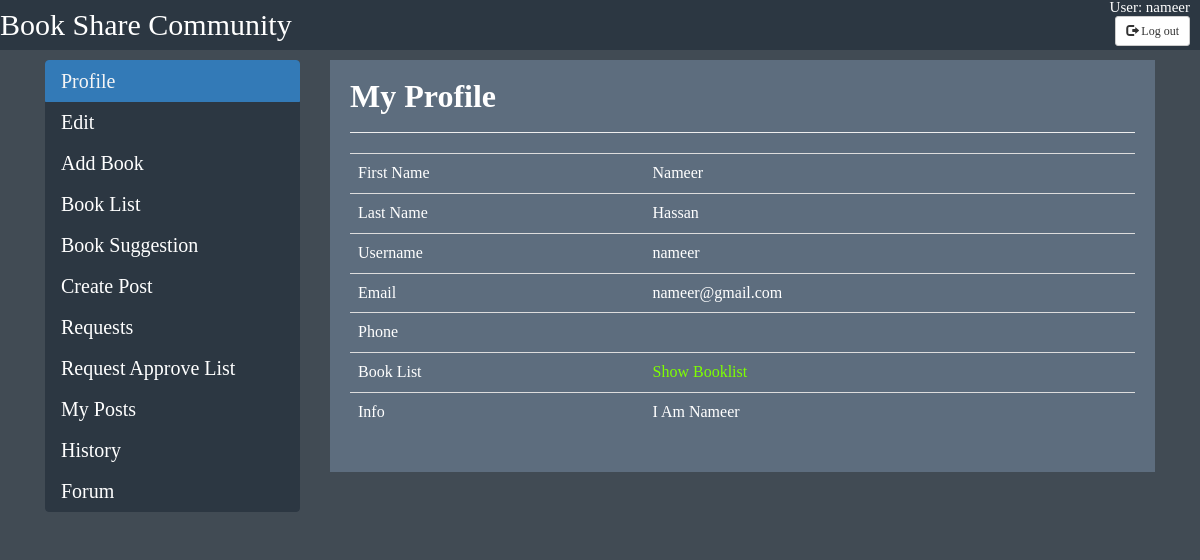
Screenshot of /client/profile/profile.php (signed in) with the database file from the repository.
### tables this page shows
CREATE TABLE `users` (
  `id` int(25) NOT NULL,
  `first_name` varchar(50) NOT NULL,
  `last_name` varchar(50) NOT NULL,
  `gender` int(1) NOT NULL,
  `username` varchar(100) NOT NULL,
  `password` varchar(20) NOT NULL,
  `email` varchar(100) NOT NULL,
  `phone` char(11) NOT NULL,
  `public_info` text NOT NULL,
  `user_level` int(1) NOT NULL DEFAULT '1',
  `rating` varchar(25) NOT NULL
);

### client/profile/profile.php (the view, shortened to what this page needs)
<?php
$id=$_SESSION['id'];
$connect = mysqli_connect( "localhost", "root", "", "book_share_community" );
$query ="Select * from users where id=$id";
$result = mysqli_query( $connect, $query );
if ( mysqli_num_rows( $result ) > 0 ) {
		while ( $row = mysqli_fetch_array( $result ) ) {
			$first_name = $row[ 'first_name' ];
			$last_name = $row[ 'last_name' ];
			$email = $row[ 'email' ];
			$phone = $row[ 'phone' ];
			$public_info = $row[ 'public_info' ];
			$username = $row[ 'username' ];
		}
}
else {
		echo "ERROR";
	}
?>
<!doctype html>
<html>
<head>
	<link href="//maxcdn.bootstrapcdn.com/bootstrap/4.1.1/css/bootstrap.min.css" rel="stylesheet" id="bootstrap-css">
	<link rel="stylesheet" href="https://maxcdn.bootstrapcdn.com/bootstrap/3.3.7/css/bootstrap.min.css">
	<link rel="stylesheet" href="../../css/user.css">
</head>
<body>
	<div class="header">
		<div class="logo">
			<ul>
				<li id="logo">Book Share Community </li>
				<li id="user">User:
					<?php echo $_SESSION['u_id'];?>
				</li><br>
				<form action="<?php $_PHP_SELF; ?>" method="post">
				<li id="button" ><button name="logout" type="submit" class="btn btn-default btn-sm">
          <span class="glyphicon glyphicon-log-out"></span> Log out
        </button>
				</li>
				</form>
			</ul>
		</div>
	</div>
	<div class="container">
		<div class="row">
			<div class="col-md-3 ">
				<div class="list-group">
					<a href="#" class="list-group-item list-group-item-action active">Profile</a>
					<a href="../profile/profile_edit.php" class="list-group-item list-group-item-action">Edit</a>
					<a href="../book/client_book_add.php" class="list-group-item list-group-item-action">Add Book</a>
					<a href="../book/client_book_list.php" class="list-group-item list-group-item-action">Book List</a>
					<a href="../book/book_suggestion.php" class="list-group-item list-group-item-action">Book Suggestion</a>
					<a href="../others/create_post.php" class="list-group-item list-group-item-action">Create Post</a>
					<a href="../requests/requests.php" class="list-group-item list-group-item-action ">Requests</a>
					<a href="../requests/approve_list.php" class="list-group-item list-group-item-action">Request Approve List</a>
					<a href="../others/my_posts.php" class="list-group-item list-group-item-action">My Posts</a>
					<a href="../requests/history - Copy.php" class="list-group-item list-group-item-action">History</a>
					<a href="../others/forum.php" class="list-group-item list-group-item-action">Forum</a>
				</div>
			</div>
			<div class="col-md-9">
				<div class="card">
					<div class="card-body">
						<div class="row">
							<div class="col-md-12">
								<h4>My Profile</h4>
								<hr>
							</div>
						</div>
						<div class="row">
							<div class="col-md-12">
								<form>
<div class="table-responsive">
  <table class="table">
    <tr>
		<td>First Name</td>
		<td><?php echo $first_name;?></td>
	</tr>
	<tr>
        <td>Last Name</td>
        <td><?php echo $last_name;?></td>
     </tr>
		<tr>
        <td>Username</td>
        <td><?php echo $username;?></td>
     </tr>
		<tr>
        <td>Email</td>
        <td><?php echo $email;?></td>
     </tr>
		<tr>
        <td>Phone</td>
        <td><?php echo $phone;?></td>
     </tr>
	<tr>
        <td>Book List</td>
        <td><a href="../../client/book/client_book_list.php">Show Booklist</a></td>
    </tr>
		<tr>
        <td>Info</td>
        <td><?php echo $public_info;?></td>
     </tr>
  </table>
  </div>
								</form>
							</div>
						</div>
					</div>
				</div>
			</div>
		</div>
	</div>
</body>
</html>

### css/user.css (style rules this page uses)
html,body,div,span,applet,object,iframe,h1,h2,h3,h4,h5,h6,p,blockquote,pre,a,abbr,acronym,address,big,cite,code,del,dfn,em,img,ins,kbd,q,s,samp,small,strike,strong,sub,sup,tt,var,b,u,i,center,dl,dt,dd,ol,ul,li,fieldset,form,label,legend,table,caption,tbody,tfoot,thead,tr,th,td,article,aside,canvas,details,embed,figure,figcaption,footer,header,hgroup,menu,nav,output,ruby,section,summary,time,mark,audio,video { margin: 0; padding: 0; border: 0; font-size: 100%; font: inherit; vertical-align: baseline; }
body { line-height: 1; }
ol,ul { list-style: none; }
table { border-collapse: collapse; border-spacing: 0; }
body { background-color: #414B54; font-family: Baskerville, "Palatino Linotype", Palatino, "Century Schoolbook L", "Times New Roman", "serif"; }
.header { height:50px; background-color: #2c3742; margin-bottom: 10px; }
.header ul { text-decoration: none; color: white; }
.header ul li { float:left; }
#logo { font-size:30px; margin:0px; padding:10px 0px; color:#fff; }
#user,#button { float:right; margin-right: 10px; font-size: 15px; }
.list-group-item { background-color:#2c3742; font-size: 20px; border-color: #2c3742; }
a.list-group-item, button.list-group-item { color:#FFFFFF; }
.list-group-item.active, .list-group-item.active:focus, .list-group-item.active:hover { color:whitesmoke; border-color: #337ab7; font-size: 20px; }
.card-body { background-color:#5d6d7e; color: white; border-color:#2c3742; }
button, input, select, textarea { color: black; }
.card { border:none; }
a { color:chartreuse; }
h4 { color:white; font-weight: bold; font-size: 32px; }

### rows the page displays
users: first_name "Nameer", last_name "Hassan", username "nameer", email "nameer@gmail.com", public_info "I Am Nameer"

### other values shown
$_SESSION['u_id'] "nameer"
